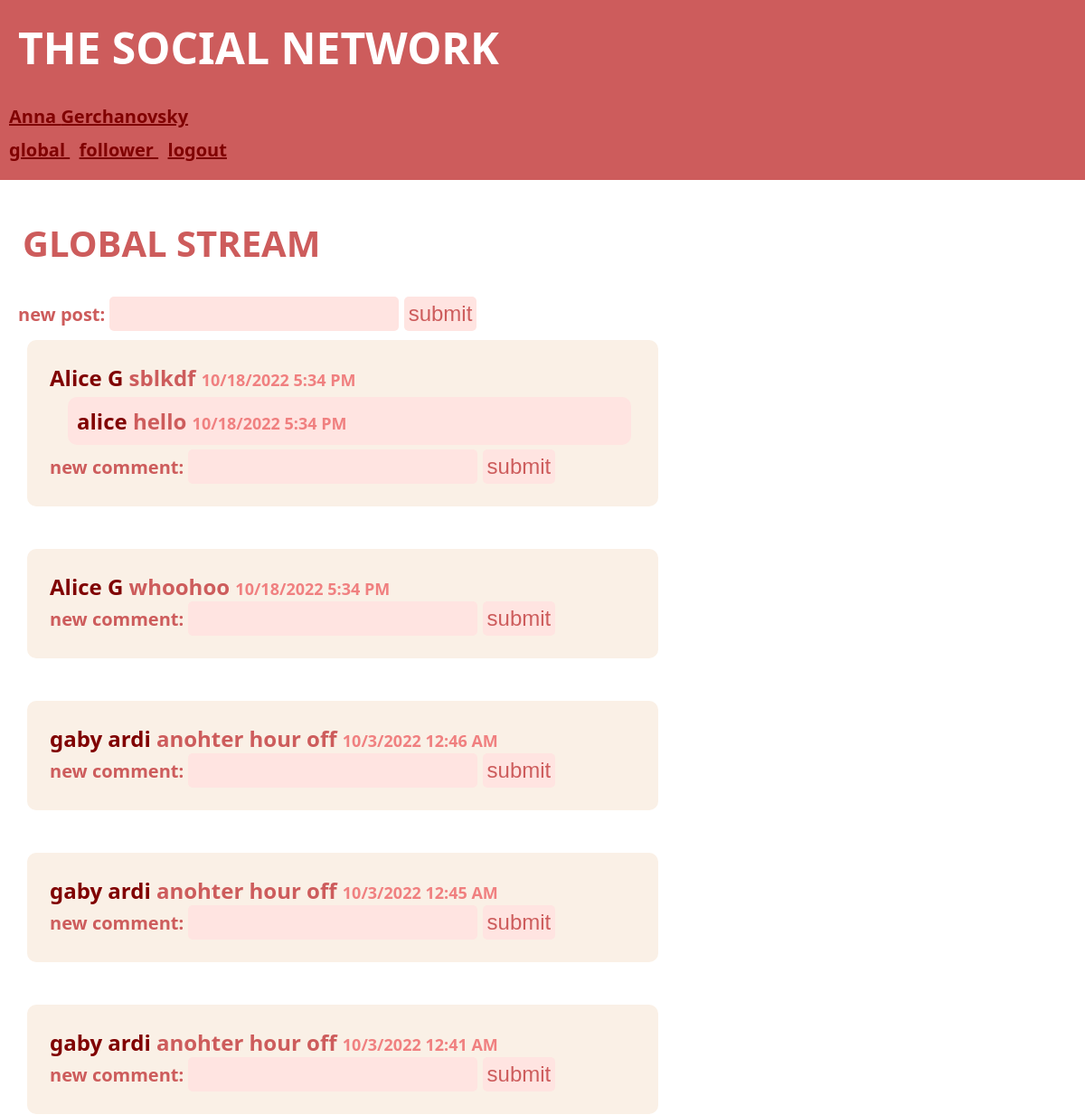
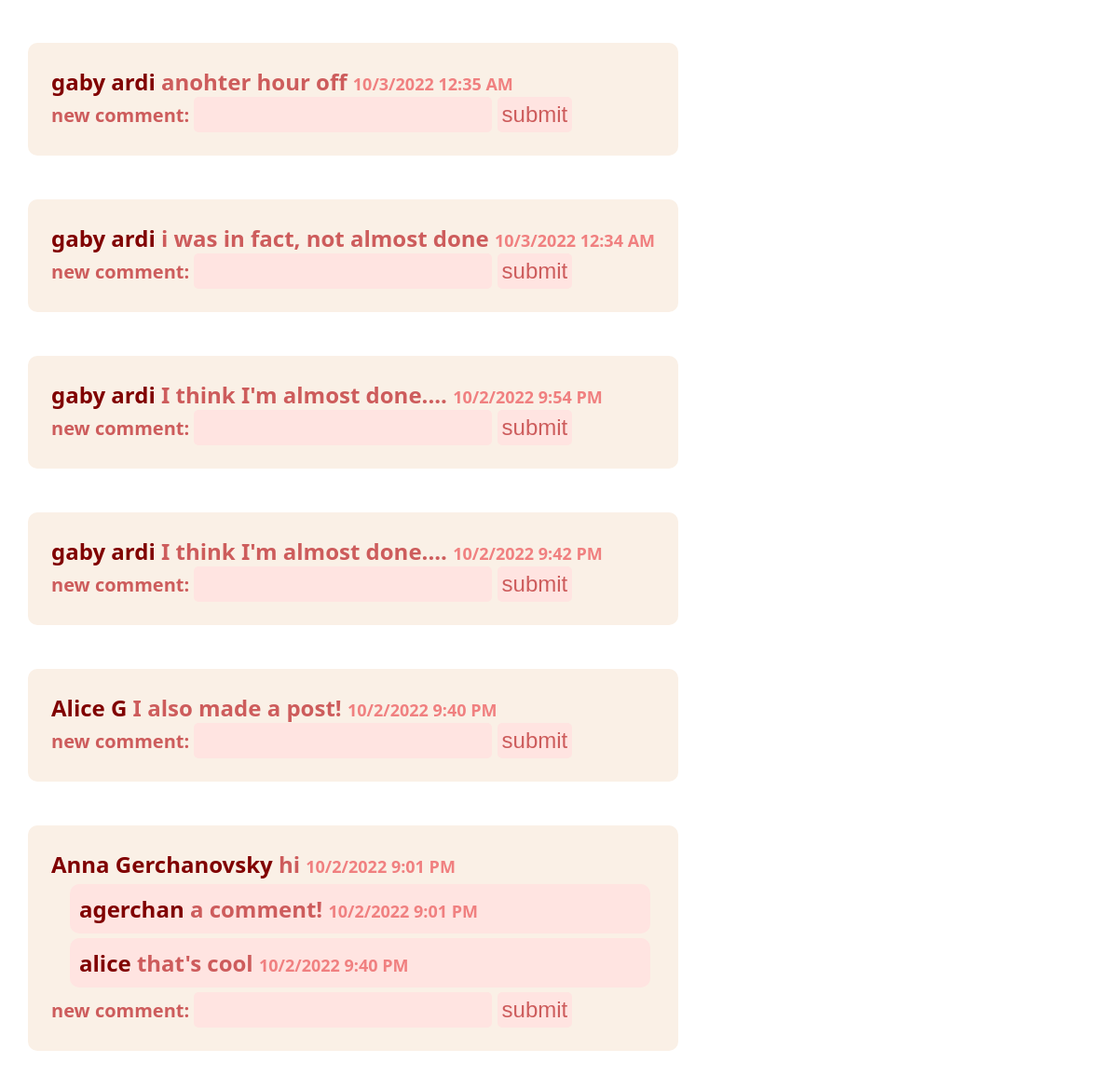
The page / (signed in) on the database its author committed (2 pictures, top to bottom).
### socialnetwork/models.py (models this page shows, shortened)
class Post(models.Model):
  content       = models.CharField(max_length=1000)
  author        = models.ForeignKey(User, on_delete=models.CASCADE, related_name="post_author")
  date_time     = models.DateTimeField()

class Comment(models.Model):
  content       = models.CharField(max_length=1000)
  author        = models.ForeignKey(User, on_delete=models.CASCADE, related_name="comment_author")
  date_time     = models.DateTimeField()
  post          = models.IntegerField()

### socialnetwork/views.py (the view)
# urls.py: path('', views.global_stream, name='home'),
@login_required
def global_stream(request):
  if request.method == 'POST':
    post = Post()
    post.author = request.user
    post.date_time = timezone.now()
    post.content = request.POST['post_input_text']
  return stream(request, "global")

### socialnetwork/views.py (called while the page is built)
def stream(request, type):
  current_user = Profile.objects.get(user=request.user)
  posts = reversed(Post.objects.all())
  post_array = []
  for post in posts:
    post_id = post.id
    comments = list(Comment.objects.filter(post=post_id))
    post.comments = comments
    if type == "global" or post.author in current_user.friends.all():
      post_array.append(post)
  if type == "global":
    context = {"posts": post_array, "new_post":True, "page_name":"GLOBAL STREAM"}
  else:
    context = {"posts":post_array, "page_name":"FOLLOWER STREAM"}
  return render(request, 'socialnetwork/home.html', context)

### socialnetwork/templates/socialnetwork/home.html (shortened to what this page needs)
{% extends "socialnetwork/logged_in.html" %}
{% block content %}
  <h1 id="id_page_name">{{page_name}}</h1>
  {% if new_post %}
    <form class="post_input_text" action="{% url 'global_post' %}" method="POST">
      <label>new post:</label>
      <input type="text" name="post_input_text" class="text" id="id_post_input_text">
      <input type="submit" value="submit" id="id_post_button">
    </form>
  {% endif %}
  {% for post in posts %}
    <div id="id_post_div_{{post.id}}" class="post">
        <span class="post_user">
          <a href="{% url 'get_profile' post.author %}" id="id_post_profile_{{post.id}}" class="post_user_link">
            {{post.author.first_name}} {{post.author.last_name}}
          </a>
        </span>
        <span id="id_post_text_{{post.id}}" class="post_content">
          {{post.content}}
        </span>
        <span id="id_post_date_time_{{post.id}}" class="post_time">
          {{post.date_time | date:"n/j/Y g:i A"}}
        </span>
        {% for comment in post.comments %}
          <div id="{{comment.id}}" class="comment">
            <span class="post_user">
              <a href="{% url 'get_profile' comment.author %}" id="id_comment_profile_{{comment.id}}" class="post_user_link">
                {{comment.author}}
              </a>
            </span>
            <span id="id_comment_text_{{comment.id}}" class="post_content">
              {{comment.content}}
            </span>
            <span id="id_comment_date_time_{{comment.id}}" class="post_time">
              {{comment.date_time | date:"n/j/Y g:i A"}}
            </span>
          </div>
        {% endfor%}
        <form class="post_input_text" action="{% url 'global_comment' %}" method="POST">
          <label>new comment:</label>
          <input type="text" name="post_input_text" class="text" id="id_comment_input_text_{{post.id}}">
          <input type="submit" value="submit" id="id_comment_button_{{post.id}}">
        </form>
    </div>
    <br>
  {% endfor %}
{% endblock %}

### socialnetwork/templates/socialnetwork/logged_in.html (shortened to what this page needs)
<!DOCTYPE HTML>
<html>
    <head>
        <link rel="stylesheet" href="/static/socialnetwork/socialnetwork.css">
    </head>
    <body>
        <div id="id_header_div">
            <div id="id_site_name">
                THE SOCIAL NETWORK
            </div>
            <p style="margin:10px;">
              <a href="{% url 'self' %}" id="id_nav_profile" class="header_button">
                {{user.first_name}} {{user.last_name}}
              </a>
            </p>
            <p style="margin:10px; padding-bottom: 20px">
              <a href="/" id="id_nav_global_stream" class="header_button">
                global
              </a>
              <a href="friend" id="id_nav_follower_stream" class="header_button">
                follower
              </a>
              <a href="{% url 'logout' %}" id="id_nav_logout" class="header_button">
                logout
              </a>
            </p>
        </div>
        <div id="main">
          {% block content %}
		      {% endblock %}
        </div>
    </body>
</html>

### socialnetwork/static/socialnetwork/socialnetwork.css (style rules this page uses)
body { padding: 0px; margin: 0px; font-weight: bold; font-family: system-ui, -apple-system, BlinkMacSystemFont, 'Segoe UI', Roboto, Oxygen, Ubuntu, Cantarell, 'Open Sans', 'Helvetica Neue', sans-serif; font-size: 20px; }
div#id_header_div { padding:0px; margin:0px; background-color: indianred; height: 150; width:100%; position: relative; }
div#id_site_name { padding:20px; font-size: 48px; color: white }
div#main { padding:10px; padding-top: 0px; margin:10px; margin-top: 0px; position: absolute; color:indianred; }
div.post { padding:25px; margin:10px; background-color: linen; border-radius: 10px; }
div.comment { padding:10px; margin:5px; margin-left: 20px; background-color: mistyrose; border-radius: 10px; }
a.post_user_link { text-decoration: none; font-size:24px; color: maroon; }
span.post_content { font-size: 24px; }
span.post_time { font-size: 18px; color: lightcoral; }
a.header_button { color: maroon; }
h1 { padding: 5px; }
input { padding:5px; background-color: mistyrose; border-style: none; color: indianred; border-radius: 5px; font-size: 18pt; }

### rows shown on the page
Post: author.first_name "Alice", author.last_name "G", content "sblkdf", date_time "10/18/2022 5:34 PM"
Comment: author "alice", content "hello", date_time "10/18/2022 5:34 PM"
Post: author.first_name "Alice", author.last_name "G", content "whoohoo", date_time "10/18/2022 5:34 PM"
Post: author.first_name "gaby", author.last_name "ardi", content "anohter hour off", date_time "10/3/2022 12:46 AM"
Post: author.first_name "gaby", author.last_name "ardi", content "anohter hour off", date_time "10/3/2022 12:45 AM"
Post: author.first_name "gaby", author.last_name "ardi", content "anohter hour off", date_time "10/3/2022 12:41 AM"
Post: author.first_name "gaby", author.last_name "ardi", content "anohter hour off", date_time "10/3/2022 12:35 AM"
Post: author.first_name "gaby", author.last_name "ardi", content "i was in fact, not almost done", date_time "10/3/2022 12:34 AM"
Post: author.first_name "gaby", author.last_name "ardi", content "I think I'm almost done....", date_time "10/2/2022 9:54 PM"
Post: author.first_name "gaby", author.last_name "ardi", content "I think I'm almost done....", date_time "10/2/2022 9:42 PM"
Post: author.first_name "Alice", author.last_name "G", content "I also made a post!", date_time "10/2/2022 9:40 PM"
Post: author.first_name "Anna", author.last_name "Gerchanovsky", content "hi", date_time "10/2/2022 9:01 PM"
Comment: author "agerchan", content "a comment!", date_time "10/2/2022 9:01 PM"
Comment: author "alice", content "that's cool", date_time "10/2/2022 9:40 PM"

### other values the page prints
{{ user.first_name }} "Anna"
{{ user.last_name }} "Gerchanovsky"
{{ page_name }} "GLOBAL STREAM"
